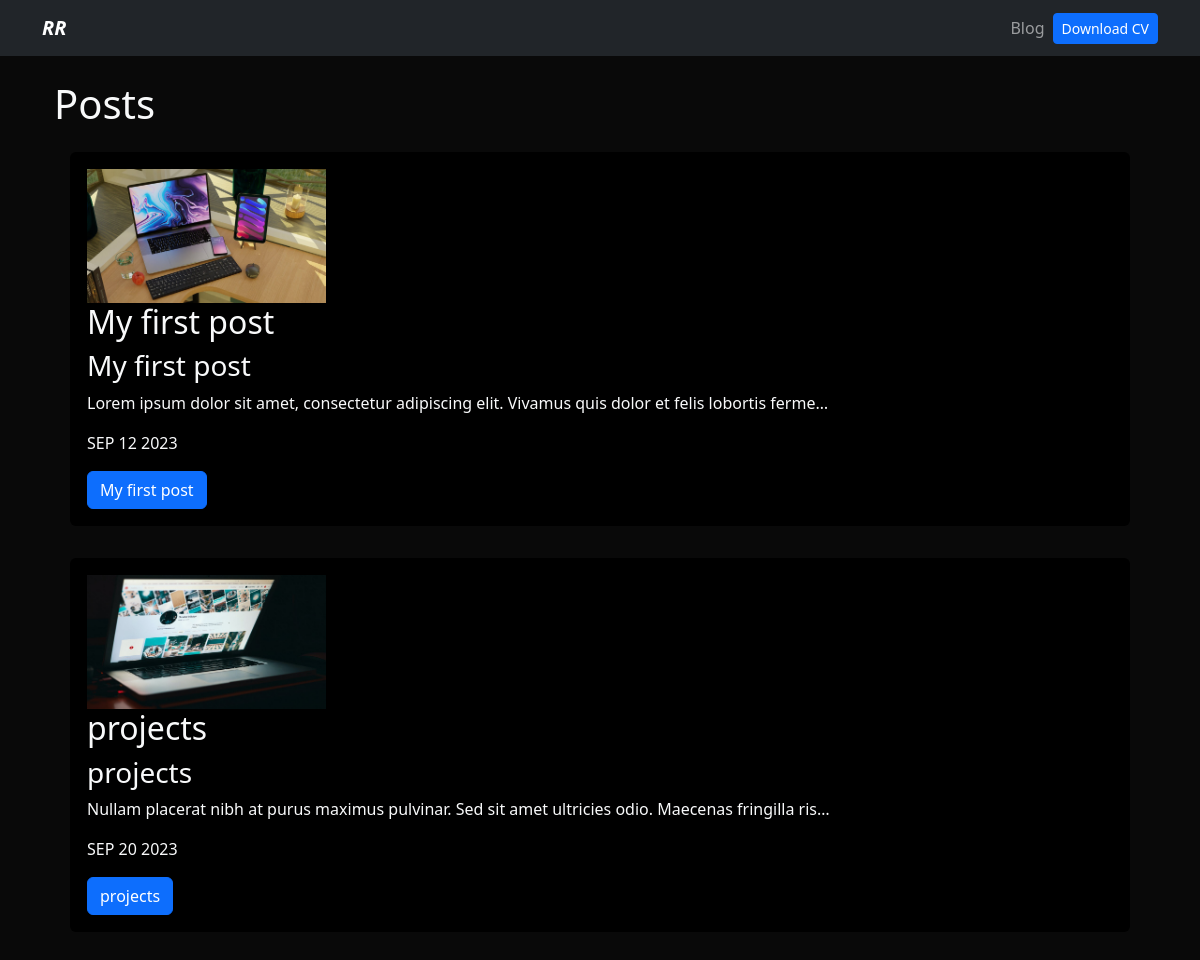
/blog/, run on an earlier commit of the app's database.
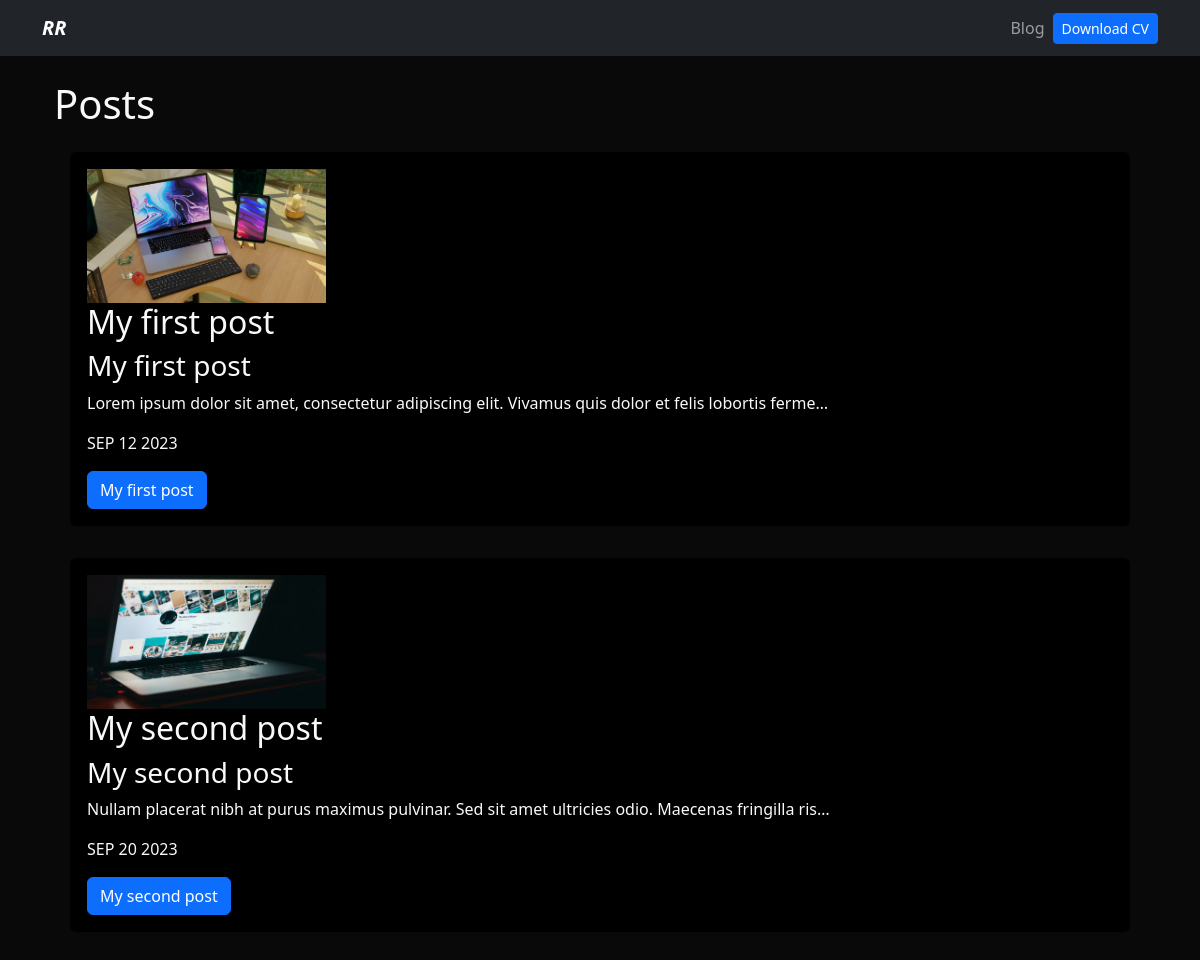
And on a later commit of the database.
### blog/models.py (models this page shows)
class Post(models.Model):
    title = models.CharField(max_length=100)
    description = models.TextField()
    image = models.ImageField(upload_to='blog/images')
    date = models.DateField(datetime.date.today)

### blog/views.py (the view)
# urls.py: path('', render_posts, name='posts'),
def render_posts(request):
    posts = Post.objects.all()
    return render(request, 'posts.html', {'posts': posts})

### blog/templates/posts.html
{% extends 'layout.html' %}
{% block content %}
<h1>Posts</h1>
{% for post in posts %}
<div class="p-3">
    <div class="card card-body bg-black">
        <div class="row">
            <div class="col-3">
                <img src="{{post.image.url}}" alt="{{post.title}}" class="img-fluid">
            </div>
            <div class="col9">
                <h2>{{post.title}}</h2>
                <h3>{{post.title}}</h3>
                <p>{{post.description|safe|truncatechars:100}}</p>
                <p>{{post.date|date:'M d Y'|upper}}</p>
                <a href="{% url 'blog:post_detail' post.id %}" class="btn btn-primary">{{post.title}}</a>
            </div>
        </div>
    </div>
</div>
{% endfor %}
{% endblock %}

What changed in the data, as far as the page shows it:
changed Post: title "projects" → "My second post"
